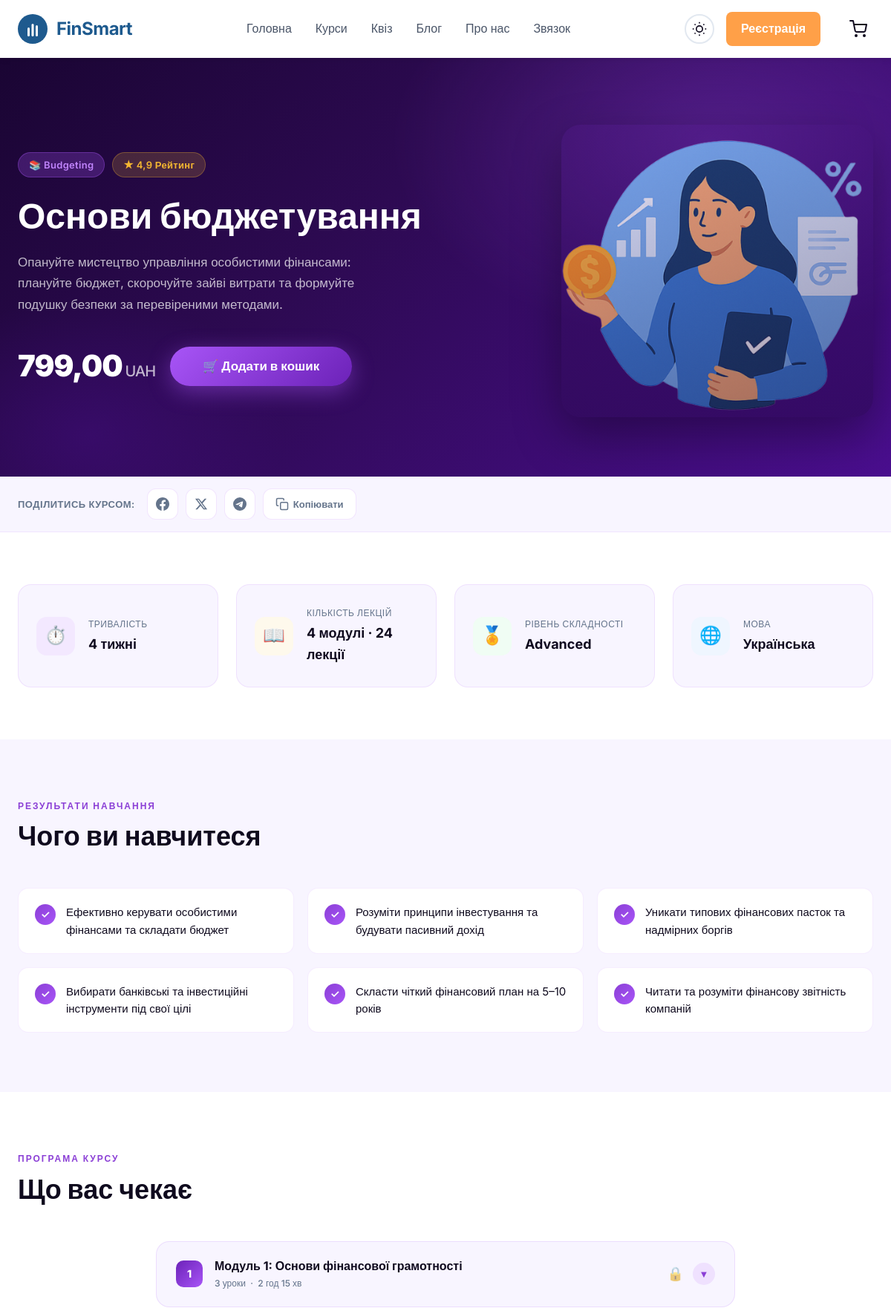
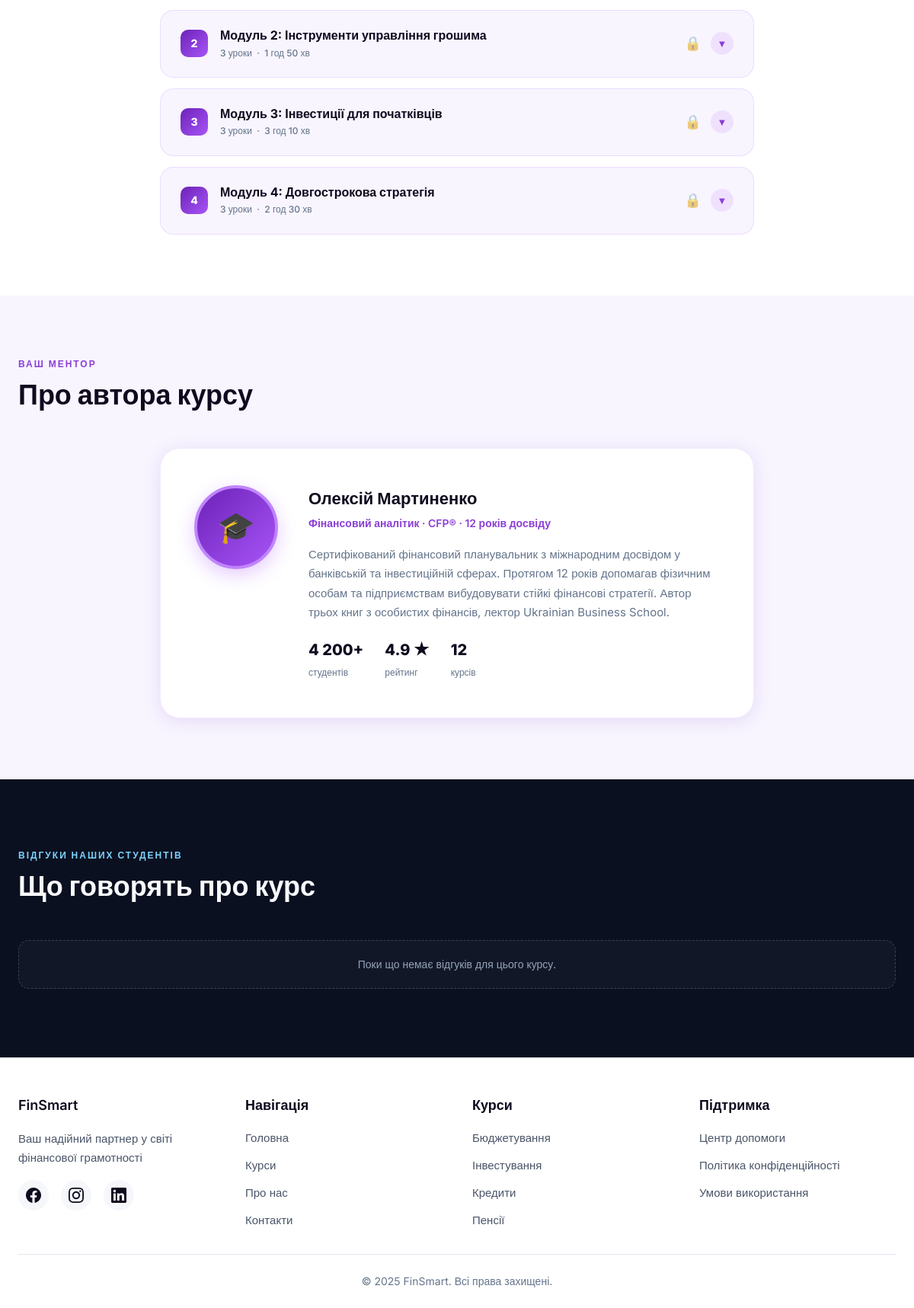
The app's page /course/1/ with its own data (2 pictures, top to bottom).
### main/models.py (models this page shows, shortened)
class Course(models.Model):
    title = models.CharField(max_length=200, null=False)
    description = models.TextField(null=False)
    category = models.CharField(
        max_length=50,
        choices=[
            ("budgeting", "Budgeting"),
            ("investing", "Investing"),
            ("credit", "Credit"),
            ("pension", "Pension"),
            ("general", "General"),
        ],
        default="general",
    )
    rating = models.DecimalField(
        max_digits=3, decimal_places=1, null=False, default=0.0
    )
    is_active = models.BooleanField(null=False, default=True)
    price = models.DecimalField(max_digits=10, decimal_places=2, default=0.00)
    is_premium = models.BooleanField(default=False)
    created_at = models.DateTimeField(auto_now_add=True)
    updated_at = models.DateTimeField(auto_now=True)
    class Meta:
        managed = False
        db_table = "main_course"
        indexes = [
            models.Index(fields=["category"], name="idx_course_category"),
            models.Index(fields=["created_at"], name="idx_course_created_at"),
        ]

### main/views.py (the view)
# urls.py: path("course/<int:course_id>/", views.course_detail, name="course_detail"),
def course_detail(request, course_id):
    course = get_object_or_404(Course, id=course_id)
    related_courses = Course.objects.filter(
        category=course.category, is_active=True
    ).exclude(id=course.id)[:3]
    is_enrolled = False
    if request.user.is_authenticated:
        is_enrolled = has_course_access(request.user, course)
    in_cart = False
    if request.user.is_authenticated:
        in_cart = CartItem.objects.filter(user=request.user, course=course).exists()
    else:
        session_key = request.session.session_key
        if session_key:
            in_cart = CartItem.objects.filter(
                session_key=session_key, course=course
            ).exists()
    modules = [
        {
            "title": "Модуль 1: Основи фінансової грамотності",
            "lessons": [
                "Що таке особистий бюджет?",
                "Правило 50/30/20",
                "Психологія грошей",
            ],
            "duration": "2 год 15 хв",
        },
        {
            "title": "Модуль 2: Інструменти управління грошима",
            "lessons": [
                "Банківські вклади та депозити",
                "Картки та cashback-стратегії",
                "Мобільні застосунки для бюджету",
            ],
            "duration": "1 год 50 хв",
        },
        {
            "title": "Модуль 3: Інвестиції для початківців",
            "lessons": [
                "Фондовий ринок: базові поняття",
                "ETF та диверсифікація",
                "Ризики та їх мінімізація",
            ],
            "duration": "3 год 10 хв",
        },
        {
            "title": "Модуль 4: Довгострокова стратегія",
            "lessons": [
                "Пенсійне планування",
                "Страхування та захист активів",
                "Ваш фінансовий план на 10 років",
            ],
            "duration": "2 год 30 хв",
        },
    ]
    context = {
        "course": course,
        "display_price": get_course_price_for_user(request.user, course),
        "has_student_discount": has_student_discount(request.user),
        "related_courses": related_courses,
        "is_enrolled": is_enrolled,
        "in_cart": in_cart,
        "is_purchased": is_enrolled,  # semantic alias used in template
        "has_conspect": _resolve_course_conspect_path(course.id) is not None,
        "modules": modules,
        "course_reviews": Review.objects.filter(course=course, is_approved=True)
        .select_related("user")
        .order_by("-created_at"),
    }
    return render(request, "main/course_detail.html", context)

### templates/main/course_detail.html (shortened to what this page needs)
{% extends 'base.html' %}
{% load static %}
{% block content %}
<section class="cd-hero">
    <div class="container">
        <div class="cd-hero-inner">
            <div>
                <div class="cd-badge-row">
                    <span class="cd-badge cd-badge-cat">
                        📚 {{ course.get_category_display|default:course.category }}
                    </span>
                    <span class="cd-badge cd-badge-star">
                        ★ {{ course.rating }} Рейтинг
                    </span>
                </div>
                <h1 class="cd-hero-title">{{ course.title }}</h1>
                <p class="cd-hero-desc">{{ course.description }}</p>
                {% if is_purchased %}
                <div style="display:flex; align-items:center; gap:20px; flex-wrap:wrap;">
                    <div class="cd-access-badge">
                        <span class="dot"></span>
                        Доступ відкрито
                    </div>
                    {% if 'бюджетування' in course.title|lower %}
                    <a href="{% url 'lesson_budgeting_1' %}" class="btn-go">
                        ▶ Перейти до навчання
                    </a>
                    {% elif 'сім' in course.title|lower %}
                    <a href="{% url 'lesson_family_1' %}" class="btn-go">
                        ▶ Перейти до навчання
                    </a>
                    {% elif 'грамотність' in course.title|lower %}
                    <a href="{% url 'lesson_literacy_1' %}" class="btn-go">
                        ▶ Перейти до навчання
                    </a>
                    {% else %}
                    <a href="{% url 'profile' %}" class="btn-go">
                        ▶ Перейти до навчання
                    </a>
                    {% endif %}
                    {% if has_conspect %}
                    <a href="{% url 'course_conspect' course.id %}" class="btn-conspect" title="Завантажити PDF-конспект з матеріалами курсу">
                        📄 Завантажити конспект
                    </a>
                    {% endif %}
                </div>
                {% else %}
                <div class="cd-price-row">
                    <div class="cd-price">{{ course.price }}<span>UAH</span></div>
                    {% if in_cart %}
                    <button class="btn-in-cart-hero" disabled>✓ Вже в кошику</button>
                    {% else %}
                    <button id="btn-cart-{{ course.id }}" class="btn-buy">🛒 Додати в кошик</button>
                    {% endif %}
                </div>
                {% endif %}
            </div>
            <div class="cd-img-card">
                <img src="{% static 'img/image 10.png' %}" alt="{{ course.title }}">
                <div class="cd-img-overlay"></div>
            </div>
        </div>
    </div>
</section>
<div class="cd-share-bar">
    <div class="container">
        <div class="cd-share-inner">
            <span class="cd-share-label">Поділитись курсом:</span>
            <div class="cd-share-btns">
                <a href="https://www.facebook.com/sharer/sharer.php?u={{ request.build_absolute_uri }}"
                   target="_blank" rel="noopener" class="cd-share-btn cd-share-fb" title="Facebook">
                </a>
                <a href="https://twitter.com/intent/tweet?text={{ course.title|urlencode }}&url={{ request.build_absolute_uri }}"
                   target="_blank" rel="noopener" class="cd-share-btn cd-share-tw" title="X / Twitter">
                    <svg width="18" height="18" viewBox="0 0 24 24" fill="currentColor"><path d="M18.244 2.25h3.308l-7.227 8.26 8.502 11.24H16.17l-5.214-6.817L4.99 21.75H1.68l7.73-8.835L1.254 2.25H8.08l4.713 6.231zm-1.161 17.52h1.833L7.084 4.126H5.117z"/></svg>
                </a>
                <a href="https://t.me/share/url?url={{ request.build_absolute_uri }}&text={{ course.title|urlencode }}"
                   target="_blank" rel="noopener" class="cd-share-btn cd-share-tg" title="Telegram">
                </a>
                <button class="cd-share-btn cd-share-copy" onclick="copyShareLink()" title="Скопіювати посилання" id="shareCopyBtn">
                    <svg width="18" height="18" viewBox="0 0 24 24" fill="none" stroke="currentColor" stroke-width="2" stroke-linecap="round" stroke-linejoin="round"><rect x="9" y="9" width="13" height="13" rx="2" ry="2"/><path d="M5 15H4a2 2 0 0 1-2-2V4a2 2 0 0 1 2-2h9a2 2 0 0 1 2 2v1"/></svg>
                    <span id="shareCopyText">Копіювати</span>
                </button>
            </div>
        </div>
    </div>
</div>
<section class="cd-info-panel">
    <div class="container">
        <div class="cd-info-grid">
            <div class="cd-info-card">
                <div class="cd-info-icon ic-violet">⏱️</div>
                <div>
                    <div class="cd-info-label">Тривалість</div>
                    <div class="cd-info-value">{{ course.duration|default:"4 тижні" }}</div>
                </div>
            </div>
            <div class="cd-info-card">
                <div class="cd-info-icon ic-gold">📖</div>
                <div>
                    <div class="cd-info-label">Кількість лекцій</div>
                    <div class="cd-info-value">{{ modules|length|default:"0" }} модулі · 24 лекції</div>
                </div>
            </div>
            <div class="cd-info-card">
                <div class="cd-info-icon ic-green">🏅</div>
                <div>
                    <div class="cd-info-label">Рівень складності</div>
                    <div class="cd-info-value">{% if course.is_premium %}Advanced{% else %}Beginner{% endif %}</div>
                </div>
            </div>
            <div class="cd-info-card">
                <div class="cd-info-icon ic-blue">🌐</div>
                <div>
                    <div class="cd-info-label">Мова</div>
                    <div class="cd-info-value">Українська</div>
                </div>
            </div>
        </div>
    </div>
</section>
<section class="cd-learn">
    <div class="container">
        <p class="cd-section-label">Результати навчання</p>
        <h2 class="cd-section-title">Чого ви навчитеся</h2>
        <div class="cd-learn-grid">
            <div class="cd-learn-item">
                <div class="cd-learn-check">✓</div>
                <span class="cd-learn-text">Ефективно керувати особистими фінансами та складати бюджет</span>
            </div>
            <div class="cd-learn-item">
                <div class="cd-learn-check">✓</div>
                <span class="cd-learn-text">Розуміти принципи інвестування та будувати пасивний дохід</span>
            </div>
            <div class="cd-learn-item">
                <div class="cd-learn-check">✓</div>
                <span class="cd-learn-text">Уникати типових фінансових пасток та надмірних боргів</span>
            </div>
            <div class="cd-learn-item">
                <div class="cd-learn-check">✓</div>
                <span class="cd-learn-text">Вибирати банківські та інвестиційні інструменти під свої цілі</span>
            </div>
            <div class="cd-learn-item">
                <div class="cd-learn-check">✓</div>
                <span class="cd-learn-text">Скласти чіткий фінансовий план на 5–10 років</span>
            </div>
            <div class="cd-learn-item">
                <div class="cd-learn-check">✓</div>
                <span class="cd-learn-text">Читати та розуміти фінансову звітність компаній</span>
            </div>
        </div>
    </div>
</section>
<section class="cd-curriculum">
    <div class="container">
        <p class="cd-section-label">Програма курсу</p>
        <h2 class="cd-section-title">Що вас чекає</h2>
        <div class="cd-accordion" id="cd-accordion">
            {% for module in modules %}
            <div class="cd-acc-item" id="acc-{{ forloop.counter }}">
                <div class="cd-acc-header" onclick="cdToggle('acc-{{ forloop.counter }}')">
                    <div class="cd-acc-left">
                        <div class="cd-acc-num">{{ forloop.counter }}</div>
                        <div>
                            <div class="cd-acc-title">{{ module.title }}</div>
                            <div class="cd-acc-meta">
                                {{ module.lessons|length }} урок{% if module.lessons|length != 1 %}и{% endif %}
                                &nbsp;·&nbsp; {{ module.duration }}
                            </div>
                        </div>
                    </div>
                    <div class="cd-acc-right">
                        {% if not is_purchased %}
                        <span class="cd-lock-icon">🔒</span>
                        {% else %}
                        <span class="cd-lock-icon">🔓</span>
                        {% endif %}
                        <div class="cd-acc-arrow">▼</div>
                    </div>
                </div>
            </div>
            {% empty %}
            <p style="color:var(--text-muted); text-align:center; padding:40px 0;">
                Програма курсу ще не додана.
            </p>
            {% endfor %}
        </div>
    </div>
</section>
<section class="cd-author">
    <div class="container">
        <p class="cd-section-label">Ваш ментор</p>
        <h2 class="cd-section-title">Про автора курсу</h2>
        <div class="cd-author-card">
            <div class="cd-author-fallback" role="img" aria-label="Автор">🎓</div>
            <div style="flex:1;">
                <div class="cd-author-name">Олексій Мартиненко</div>
                <div class="cd-author-role">Фінансовий аналітик · CFP® · 12 років досвіду</div>
                <p class="cd-author-bio">
                    Сертифікований фінансовий планувальник з міжнародним досвідом у банківській та інвестиційній сферах.
                    Протягом 12 років допомагав фізичним особам та підприємствам вибудовувати стійкі фінансові
                    стратегії.
                    Автор трьох книг з особистих фінансів, лектор Ukrainian Business School.
                </p>
                <div class="cd-author-stats">
                    <div class="cd-auth-stat">
                        <strong>4 200+</strong>
                        <span>студентів</span>
                    </div>
                    <div class="cd-auth-stat">
                        <strong>4.9 ★</strong>
                        <span>рейтинг</span>
                    </div>
                    <div class="cd-auth-stat">
                        <strong>12</strong>
                        <span>курсів</span>
                    </div>
                </div>
            </div>
        </div>
    </div>
</section>
{% if course.is_premium %}
<section class="cd-reviews">
    <div class="container">
        <p class="cd-section-label">Відгуки наших студентів</p>
        <h2 class="cd-section-title">Що говорять про курс</h2>
        <div class="cd-review-grid">
            {% for review in course_reviews %}
            <article class="cd-review-card">
                <div class="cd-review-head">
                    <div class="cd-review-avatar">{{ review.initials }}</div>
                    <div>
                        <div class="cd-review-name">{{ review.display_name }}</div>
                        <div class="cd-review-stars">
                            {% for i in "12345" %}
                            <span class="{% if forloop.counter <= review.rating %}filled{% endif %}">★</span>
                            {% endfor %}
                        </div>
                    </div>
                </div>
                <p class="cd-review-text">"{{ review.text }}"</p>
            </article>
            {% empty %}
            <div class="cd-review-empty">Поки що немає відгуків для цього курсу.</div>
            {% endfor %}
        </div>
    </div>
</section>
{% endif %}
{% endblock %}

### records on screen
Course: category "Budgeting", rating "4,9", title "Основи бюджетування", description "Опануйте мистецтво управління особистими фінансами: плануйте бюджет, скорочуйте зайві витрати та формуйте подушку безпеки за перевіреними методами.", price "799,00"

### other values on screen
{{ course.duration|default:"4 тижні" }} "4 тижні"
{{ modules|length|default:"0" }} "4"
{{ module.title }} "Модуль 1: Основи фінансової грамотності" "Модуль 2: Інструменти управління грошима" "Модуль 3: Інвестиції для початківців" "Модуль 4: Довгострокова стратегія"
{{ module.lessons|length }} "3" "3" "3" "3"
{{ module.duration }} "2 год 15 хв" "1 год 50 хв" "3 год 10 хв" "2 год 30 хв"
